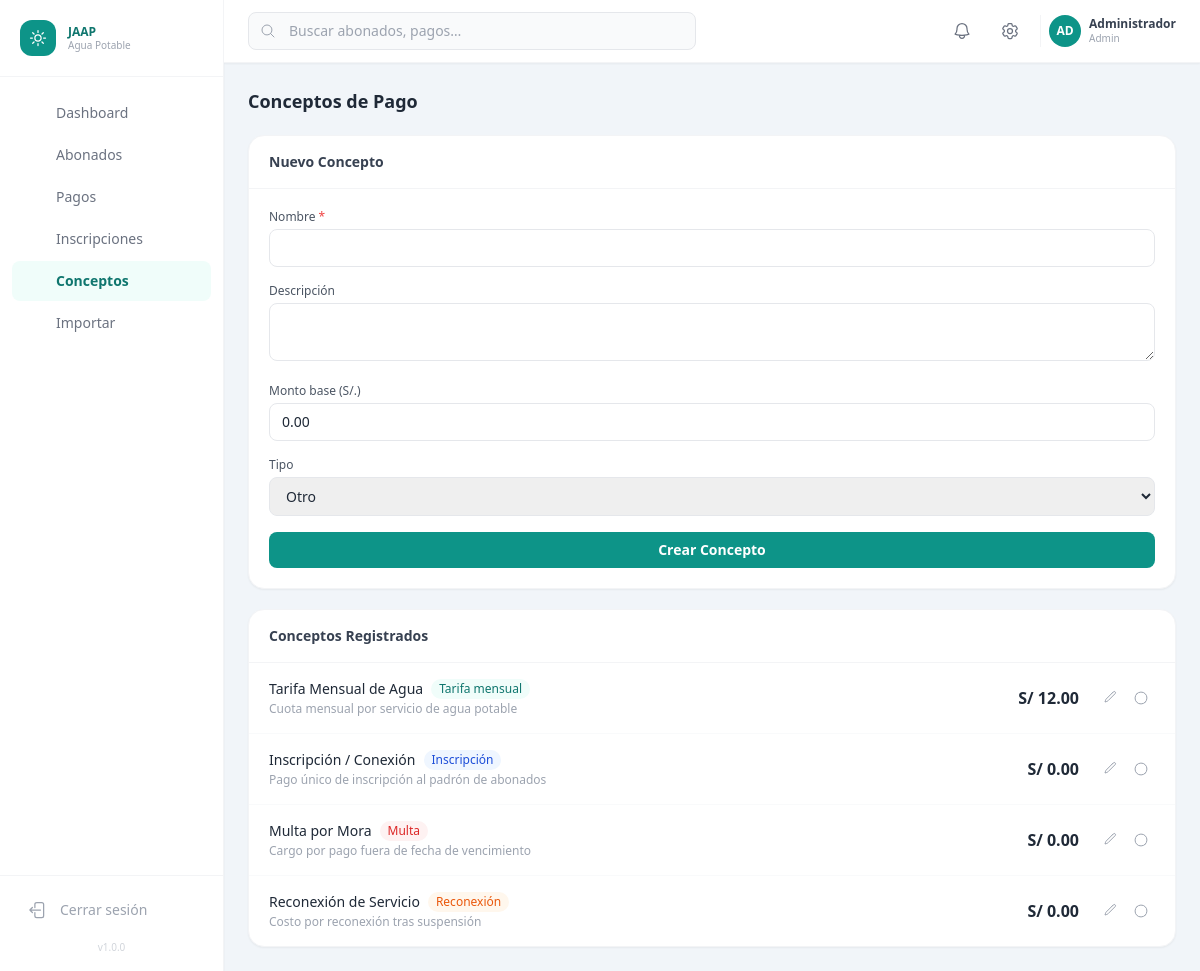
The app's page /conceptos/index.php (signed in), older data.
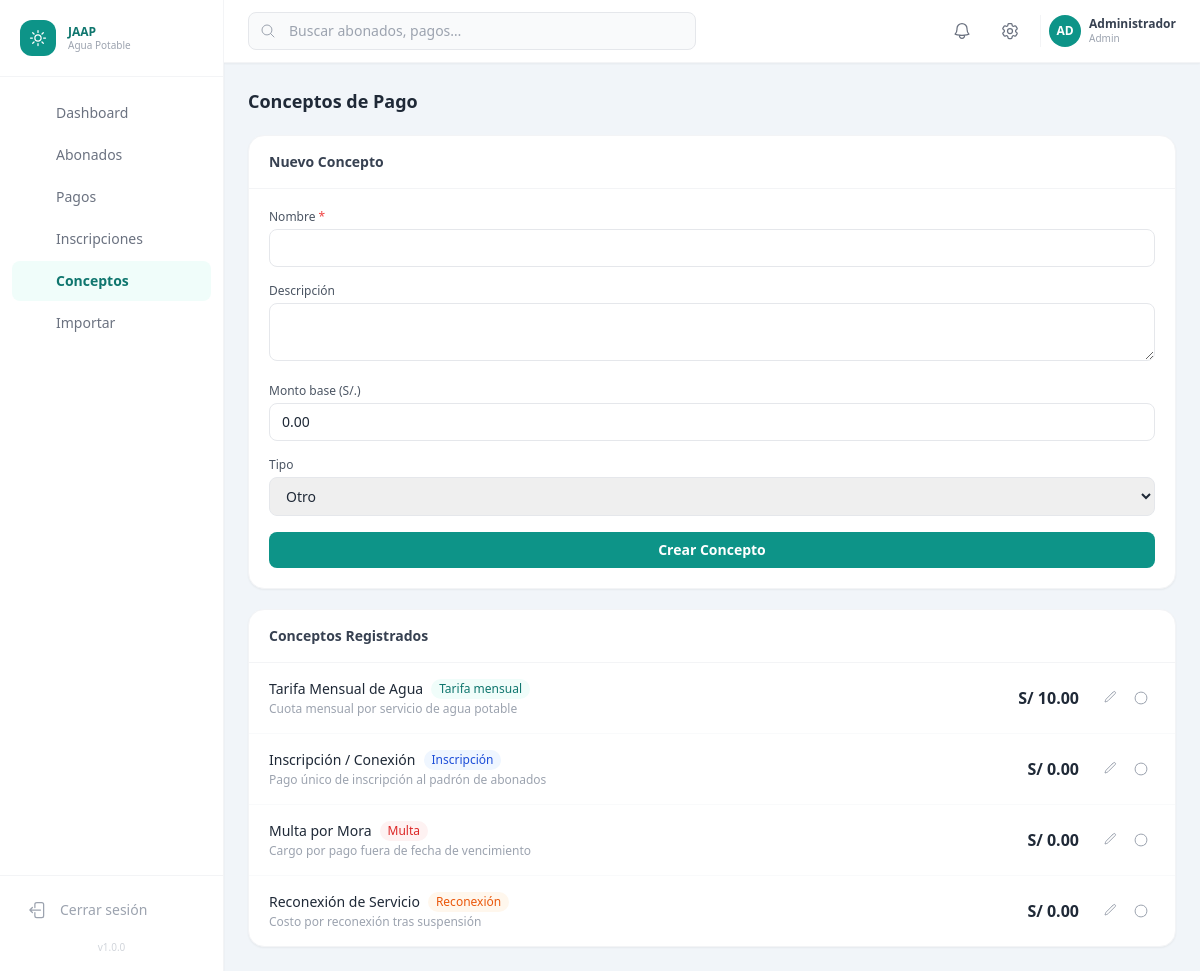
The same page, newer data.
### tables this page shows
CREATE TABLE `conceptos` (
  `id`          INT UNSIGNED    NOT NULL AUTO_INCREMENT,
  `nombre`      VARCHAR(100)    NOT NULL,
  `descripcion` TEXT            NULL,
  `monto`       DECIMAL(10,2)   NOT NULL DEFAULT 0.00,
  `tipo`        ENUM('tarifa_mensual','inscripcion','multa','reconexion','otro') NOT NULL DEFAULT 'otro',
  `activo`      TINYINT(1)      NOT NULL DEFAULT 1,
  `created_at`  TIMESTAMP       NOT NULL DEFAULT CURRENT_TIMESTAMP,
  PRIMARY KEY (`id`)
);

### config/config.php (called while the page is built, shortened)
<?php
function e(string $s): string
{
    return htmlspecialchars($s, ENT_QUOTES | ENT_HTML5, 'UTF-8');
}
function currentUser(): array
{
    return [
        'id'     => $_SESSION['user_id']  ?? 0,
        'nombre' => $_SESSION['user_nombre'] ?? '',
        'rol'    => $_SESSION['user_rol']  ?? '',
    ];
}

### conceptos/index.php (the view, shortened to what this page needs)
<?php
$activePage = 'conceptos';
$pdo        = getDB();
$editData   = null;
$conceptos = $pdo->query("SELECT * FROM conceptos ORDER BY tipo, nombre")->fetchAll();
require_once __DIR__ . '/../includes/header.php';
require_once __DIR__ . '/../includes/sidebar.php';
?>
<div class="flex flex-col flex-1 overflow-hidden">
  <?php require_once __DIR__ . '/../includes/topbar.php'; ?>
  <main class="flex-1 overflow-y-auto p-6 space-y-5">
    <h1 class="text-lg font-bold text-gray-800">Conceptos de Pago</h1>
    <div class="grid grid-cols-1 xl:grid-cols-3 gap-5">
      <div class="bg-white rounded-2xl shadow-sm border border-gray-100 overflow-hidden">
        <div class="px-5 py-4 border-b border-gray-100">
          <h2 class="text-sm font-semibold text-gray-700"><?= $editData ? 'Editar Concepto' : 'Nuevo Concepto' ?></h2>
        </div>
        <div class="p-5">
          <form method="POST" action="" class="space-y-4">
            <div>
              <label class="block text-xs font-medium text-gray-600 mb-1">Nombre <span class="text-red-500">*</span></label>
              <input name="nombre" type="text" value="<?= e($editData['nombre'] ?? '') ?>" required
                     class="w-full px-3 py-2 text-sm border border-gray-200 rounded-lg focus:outline-none focus:ring-2 focus:ring-brand-300">
            </div>
            <div>
              <label class="block text-xs font-medium text-gray-600 mb-1">Descripción</label>
              <textarea name="descripcion" rows="2"
                        class="w-full px-3 py-2 text-sm border border-gray-200 rounded-lg focus:outline-none focus:ring-2 focus:ring-brand-300"><?= e($editData['descripcion'] ?? '') ?></textarea>
            </div>
            <div>
              <label class="block text-xs font-medium text-gray-600 mb-1">Monto base (S/.)</label>
              <input name="monto" type="number" step="0.01" min="0"
                     value="<?= number_format((float)($editData['monto'] ?? 0), 2) ?>"
                     class="w-full px-3 py-2 text-sm border border-gray-200 rounded-lg focus:outline-none focus:ring-2 focus:ring-brand-300">
            </div>
            <div>
              <label class="block text-xs font-medium text-gray-600 mb-1">Tipo</label>
              <select name="tipo"
                      class="w-full px-3 py-2 text-sm border border-gray-200 rounded-lg focus:outline-none focus:ring-2 focus:ring-brand-300">
                <?php foreach (['tarifa_mensual'=>'Tarifa Mensual','inscripcion'=>'Inscripción','multa'=>'Multa','reconexion'=>'Reconexión','otro'=>'Otro'] as $k=>$v): ?>
                  <option value="<?= e($k) ?>" <?= ($editData['tipo'] ?? 'otro') === $k ? 'selected' : '' ?>><?= e($v) ?></option>
                <?php endforeach; ?>
              </select>
            </div>
            <div class="flex gap-2">
              <button type="submit"
                      class="flex-1 px-3 py-2 text-sm font-semibold bg-brand-600 hover:bg-brand-700 text-white rounded-lg transition-colors">
                <?= $editData ? 'Actualizar' : 'Crear Concepto' ?>
              </button>
            </div>
          </form>
        </div>
      </div>
      <div class="xl:col-span-2 bg-white rounded-2xl shadow-sm border border-gray-100 overflow-hidden">
        <div class="px-5 py-4 border-b border-gray-100"><h2 class="text-sm font-semibold text-gray-700">Conceptos Registrados</h2></div>
        <div class="divide-y divide-gray-50">
          <?php foreach ($conceptos as $c):
            $typeCls = ['tarifa_mensual'=>'bg-teal-50 text-teal-700','inscripcion'=>'bg-blue-50 text-blue-700',
                        'multa'=>'bg-red-50 text-red-600','reconexion'=>'bg-orange-50 text-orange-600','otro'=>'bg-gray-100 text-gray-600'];
            $typeLabel = ['tarifa_mensual'=>'Tarifa mensual','inscripcion'=>'Inscripción','multa'=>'Multa','reconexion'=>'Reconexión','otro'=>'Otro'];
          ?>
          <div class="px-5 py-4 flex items-center gap-4">
            <div class="flex-1 min-w-0">
              <div class="flex items-center gap-2 flex-wrap">
                <p class="font-medium text-gray-800 text-sm"><?= e($c['nombre']) ?></p>
                <span class="<?= $typeCls[$c['tipo']] ?? '' ?> text-xs px-2 py-0.5 rounded-full font-medium">
                  <?= e($typeLabel[$c['tipo']] ?? $c['tipo']) ?>
                </span>
              </div>
              <?php if ($c['descripcion']): ?>
                <p class="text-xs text-gray-400 mt-0.5"><?= e($c['descripcion']) ?></p>
              <?php endif; ?>
            </div>
            <div class="text-right flex-shrink-0">
              <p class="font-semibold text-gray-800">S/ <?= number_format((float)$c['monto'], 2) ?></p>
            </div>
            <div class="flex gap-1 flex-shrink-0">
              <a href="?edit=<?= $c['id'] ?>"
                 class="p-1.5 rounded-lg hover:bg-blue-50 text-gray-400 hover:text-blue-600 transition" title="Editar">
                <svg class="w-4 h-4" fill="none" viewBox="0 0 24 24" stroke-width="1.5" stroke="currentColor">
                  <path stroke-linecap="round" stroke-linejoin="round" d="m16.862 4.487 1.687-1.688a1.875 1.875 0 1 1 2.652 2.652L10.582 16.07a4.5 4.5 0 0 1-1.897 1.13L6 18l.8-2.685a4.5 4.5 0 0 1 1.13-1.897l8.932-8.931Z" />
                </svg>
              </a>
              <form method="POST" action="" class="inline">
                <button type="submit" title="<?= $c['activo'] ? 'Desactivar' : 'Activar' ?>"
                        class="p-1.5 rounded-lg hover:bg-orange-50 text-gray-400 hover:text-orange-500 transition">
                  <svg class="w-4 h-4" fill="none" viewBox="0 0 24 24" stroke-width="1.5" stroke="currentColor">
                    <path stroke-linecap="round" stroke-linejoin="round" d="M5.636 5.636a9 9 0 1 0 12.728 12.728M5.636 5.636A9 9 0 0 1 18.364 18.364" />
                  </svg>
                </button>
              </form>
            </div>
          </div>
          <?php endforeach; ?>
        </div>
      </div>
    </div>
  </main>
</div>
<?php require_once __DIR__ . '/../includes/footer.php'; ?>

### includes/header.php (shortened to what this page needs)
<!DOCTYPE html>
<html lang="es">
<head>
  <script src="https://cdn.tailwindcss.com"></script>
</head>
<body class="bg-slate-100 text-gray-800 font-sans antialiased">
<div class="flex h-screen overflow-hidden">

### includes/sidebar.php (shortened to what this page needs)
<?php
$activePage = $activePage ?? '';
$nav = [
    ['href' => APP_URL . '/dashboard.php',            'icon' => 'grid',        'label' => 'Dashboard',       'key' => 'dashboard'],
    ['href' => APP_URL . '/abonados/index.php',        'icon' => 'users',       'label' => 'Abonados',        'key' => 'abonados'],
    ['href' => APP_URL . '/pagos/index.php',           'icon' => 'currency',    'label' => 'Pagos',           'key' => 'pagos'],
    ['href' => APP_URL . '/inscripciones/index.php',   'icon' => 'clipboard',   'label' => 'Inscripciones',   'key' => 'inscripciones'],
    ['href' => APP_URL . '/conceptos/index.php',       'icon' => 'tag',         'label' => 'Conceptos',       'key' => 'conceptos'],
    ['href' => APP_URL . '/importar/index.php',        'icon' => 'upload',      'label' => 'Importar',        'key' => 'importar'],
];
?>
<aside class="hidden md:flex md:flex-col w-56 bg-white border-r border-gray-100 shadow-sm flex-shrink-0">
  <div class="flex items-center gap-3 px-5 py-5 border-b border-gray-100">
    <div class="w-9 h-9 rounded-xl bg-brand-600 flex items-center justify-center">
    </div>
    <div>
      <p class="text-xs font-bold text-brand-700 leading-tight">JAAP</p>
      <p class="text-[10px] text-gray-400 leading-tight">Agua Potable</p>
    </div>
  </div>
  <nav class="flex-1 px-3 py-4 space-y-0.5 overflow-y-auto">
    <?php foreach ($nav as $item): ?>
      <?php $active = ($activePage === $item['key']); ?>
      <a href="<?= e($item['href']) ?>"
         class="flex items-center gap-3 px-3 py-2.5 rounded-lg text-sm transition-colors
                <?= $active ? 'bg-brand-50 text-brand-700 font-semibold' : 'text-gray-500 hover:bg-gray-50 hover:text-gray-700' ?>">
        <svg class="w-5 h-5 flex-shrink-0 <?= $active ? 'text-brand-600' : 'text-gray-400' ?>"
             fill="none" viewBox="0 0 24 24" stroke-width="1.5" stroke="currentColor">
          <?= $icons[$item['icon']] ?>
        </svg>
        <?= e($item['label']) ?>
      </a>
    <?php endforeach; ?>
  </nav>
  <div class="px-4 py-4 border-t border-gray-100">
    <a href="<?= APP_URL ?>/logout.php"
       class="flex items-center gap-3 px-3 py-2 rounded-lg text-sm text-gray-400 hover:text-red-500 hover:bg-red-50 transition-colors">
      <svg class="w-5 h-5" fill="none" viewBox="0 0 24 24" stroke-width="1.5" stroke="currentColor">
        <path stroke-linecap="round" stroke-linejoin="round" d="M8.25 9V5.25A2.25 2.25 0 0 1 10.5 3h6a2.25 2.25 0 0 1 2.25 2.25v13.5A2.25 2.25 0 0 1 16.5 21h-6a2.25 2.25 0 0 1-2.25-2.25V15m-3 0-3-3m0 0 3-3m-3 3H15" />
      </svg>
      Cerrar sesión
    </a>
    <p class="text-[10px] text-gray-300 mt-3 text-center">v<?= APP_VERSION ?></p>
  </div>
</aside>

### includes/topbar.php (shortened to what this page needs)
<?php
$user = currentUser();
?>
<header class="bg-white border-b border-gray-100 shadow-sm px-6 py-3 flex items-center gap-4">
  <div class="flex-1 max-w-md">
    <div class="relative">
      <svg class="absolute left-3 top-1/2 -translate-y-1/2 w-4 h-4 text-gray-400"
           fill="none" viewBox="0 0 24 24" stroke-width="1.5" stroke="currentColor">
        <path stroke-linecap="round" stroke-linejoin="round"
              d="m21 21-5.197-5.197m0 0A7.5 7.5 0 1 0 5.196 5.196a7.5 7.5 0 0 0 10.607 10.607Z" />
      </svg>
      <input type="search"
             placeholder="Buscar abonados, pagos…"
             class="w-full pl-10 pr-4 py-2 text-sm bg-gray-50 border border-gray-200 rounded-lg
                    focus:outline-none focus:ring-2 focus:ring-brand-300 focus:border-brand-400">
    </div>
  </div>
  <div class="flex items-center gap-3 ml-auto">
    <button class="relative w-9 h-9 flex items-center justify-center rounded-lg hover:bg-gray-100 transition">
    </button>
    <button class="w-9 h-9 flex items-center justify-center rounded-lg hover:bg-gray-100 transition">
    </button>
    <div class="flex items-center gap-2 pl-2 border-l border-gray-100">
      <div class="w-8 h-8 rounded-full bg-brand-600 flex items-center justify-center text-white text-xs font-bold uppercase">
        <?= e(mb_substr($user['nombre'], 0, 2)) ?>
      </div>
      <div class="hidden sm:block">
        <p class="text-xs font-semibold text-gray-700 leading-tight"><?= e($user['nombre']) ?></p>
        <p class="text-[10px] text-gray-400 capitalize"><?= e($user['rol']) ?></p>
      </div>
    </div>
  </div>
</header>

### includes/footer.php
  </div>
</body>
</html>

Row changes from the older to the newer data that the page shows:
changed conceptos "Tarifa Mensual de Agua": monto "12.00" → "10.00"
